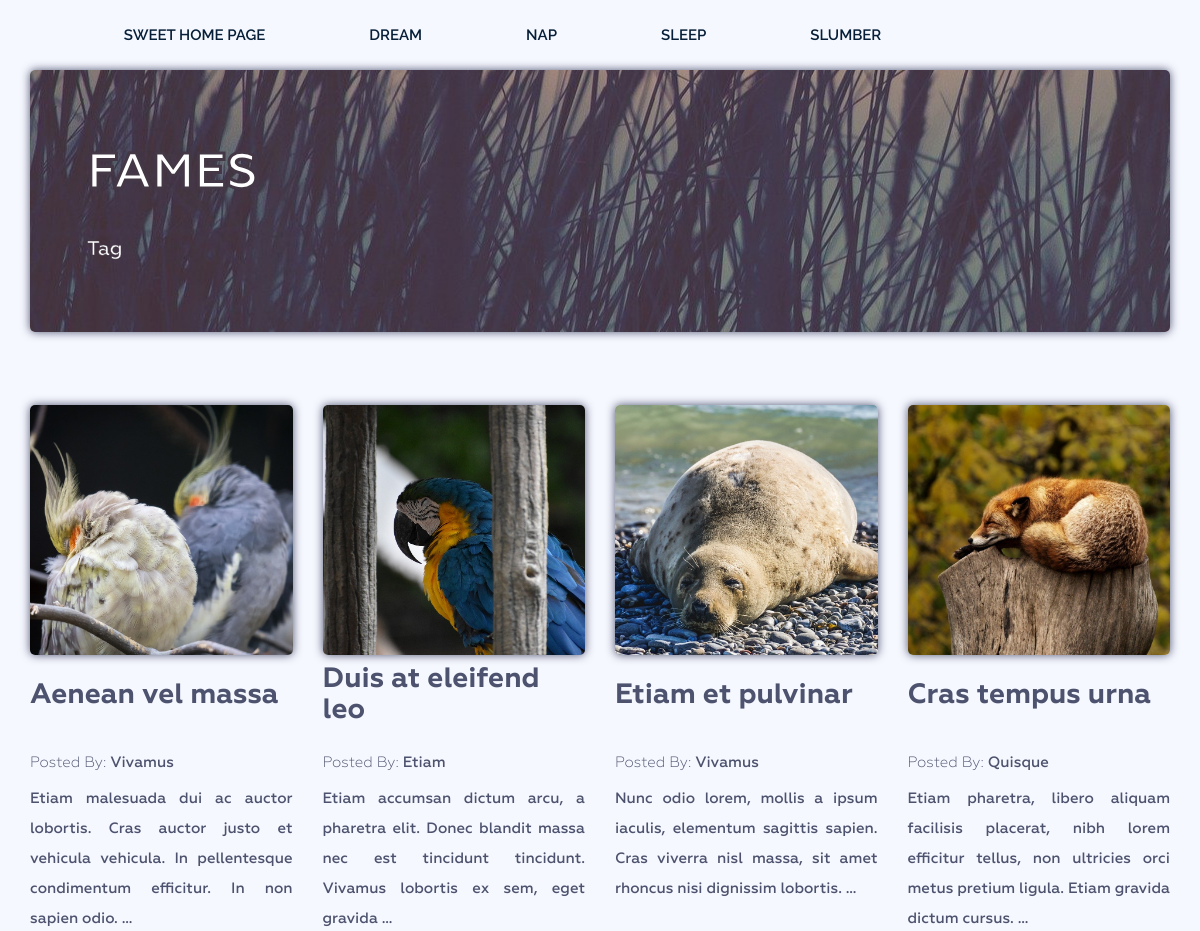
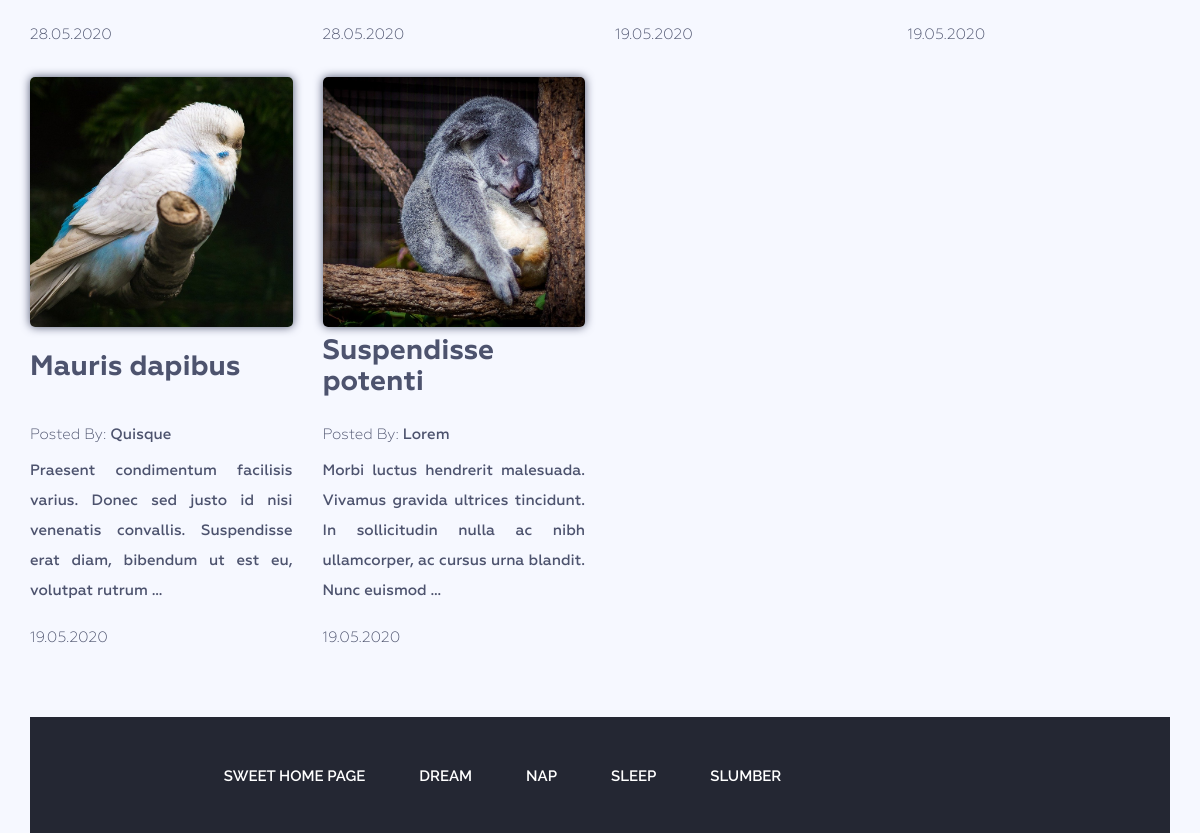
The page /tag/fames/ on the database its author committed (2 pictures, top to bottom).
### blogapp/models.py (models this page shows, shortened)
class Category(models.Model):
    title = models.CharField(max_length=50)
    slug = models.SlugField(max_length=50, unique=True)
    quote = models.CharField(max_length=255)
    def __str__(self):
        return self.title
    def get_absolute_url(self):
        return reverse(viewname='category', kwargs={'slug': self.slug})
    class Meta:
        verbose_name_plural = 'Categories'
        ordering = ['title']

class Tag(models.Model):
    title = models.CharField(max_length=50)
    slug = models.SlugField(max_length=50, unique=True)
    def __str__(self):
        return self.title
    class Meta:
        ordering = ['title']

class Post(models.Model):
    title = models.CharField(max_length=150)
    slug = models.SlugField(max_length=150, unique=True)
    content = models.TextField(blank=True)
    author = models.CharField(max_length=150)
    created_at = models.DateTimeField(auto_now_add=True)
    photo = models.ImageField(upload_to='photos/%Y/%m/%d/', blank=True)
    views = models.IntegerField(default=0)
    category = models.ForeignKey(Category, on_delete=models.PROTECT, related_name='posts')
    tags = models.ManyToManyField(Tag, blank=True, related_name='posts')
    def get_absolute_url(self):
        return reverse(viewname='post', kwargs={'slug': self.slug})
    class Meta:
        ordering = ['-created_at']

### blogapp/views.py (the view)
class TagPage(ListView):
    model = Post
    template_name = 'blogapp/tags_index.html'
    context_object_name = 'posts'
    allow_empty = False
    def get_queryset(self):
        return Post.objects.filter(tags__slug=self.kwargs['slug'])
    def get_context_data(self, *, object_list=None, **kwargs):
        context = super().get_context_data(**kwargs)
        context['title'] = Tag.objects.get(slug=self.kwargs['slug'])
        return context

### blogapp/templatetags/menu_tags.py (called while the page is built)
@register.inclusion_tag('blogapp/menu_tpl.html')
def show_menu(menu_class='menu'):
    categories = Category.objects.all()
    return {'categories': categories, 'menu_class': menu_class, }

### blogapp/templates/blogapp/tags_index.html (shortened to what this page needs)
{% extends 'base.html' %}
{% load static %}
{% load menu_tags %}
{% block content %}
<section class="bg-text-area">
    <div class="container">
        <div class="row">
            <div class="col-md-12">
                <div class="bg-text">
                    <h3>{{ title }}</h3>
                        <p>Tag</p>
                </div>
            </div>
        </div>
    </div>
</section>
    <section class="blog-post-area">
    <div class="container">
        <div class="row">
            <div class="blog-post-area-style">
                    {% for post in posts %}
                    <div class="col-md-3">
                        <div class="single-post">
                                <img alt="" class="float-left mr-3" src="{{ post.photo.url }}">
                            <h3><a href="{{ post.get_absolute_url }}">{{ post.title }}</a></h3>
                            <h4><span>Posted By: <span class="author-name">{{ post.author }}</span></span>
                            </h4>
                            <span>{{ post.content|safe|truncatewords_html:20 }}</span>
                            <h4><span>{{ post.created_at|date:"d.m.Y"}}</span></h4>
                        </div>
                    </div>
                    {% empty %}
                    <h2 align="left">Nothing was found.</h2>
                    {% endfor %}
            </div>
        </div>
    </div>
</section>
{% endblock %}

### blogapp/templates/blogapp/menu_tpl.html
<div class="{{menu_class}}">
    <ul>
        <li><a href="{% url 'home' %}">Sweet Home Page</a></li>
        {% for item in categories %}
            <li><a href="{{ item.get_absolute_url }}">{{ item }}</a></li>
        {% endfor %}
    </ul>
</div>

### dartblogproject/static/style.css (style rules this page uses)
.wrapper header.header .menu { margin: 0; text-align: center; }
.wrapper header.header .menu ul { margin: 0; padding: 0; margin-right: 0px; }
.wrapper header.header .menu ul li { display: inline-block; list-style: outside none none; margin: 0 0px 0 0; }
.wrapper header.header .menu ul li a { color: rgb(6, 30, 55); font-family: "Raleway", sans-serif; font-size: 15px; font-weight: 600; line-height: 70px; padding: 26px 50px; text-decoration: none; text-transform: uppercase; }
.wrapper section.bg-text-area .bg-text { background-image: url(img/top_img.jpg); background-position-y: 80%; padding: 5%; box-shadow: 0 0 10px #4D536E; border-radius: 5px; }
.wrapper section.bg-text-area .bg-text h3 { color: #fff; font-family: Geometria; font-size: 50px; font-weight: 700; text-transform: uppercase; margin: 0; -webkit-text-stroke-width: 3px; -webkit-text-stroke-color: #443846; }
.wrapper section.bg-text-area .bg-text p { color: #fff; font-family: Geometria; font-size: 20px; font-weight: 500; line-height: 33px; margin: 30px 0px 10px; -webkit-text-stroke-width: 0.5px; -webkit-text-stroke-color: #443846; }
section.blog-post-area { margin-top: 50px; }
section.blog-post-area img { width: 100%; height: 250px; object-fit: cover; box-shadow: 0 0 10px #4D536E; border-radius: 5px; }
section.blog-post-area .single-post { padding-right: 0px; padding-top: 5%; margin: 10px 0px 10px; }
section.blog-post-area h4 span { font-family: Geometria; font-weight: 400; font-size: 15px; color: #4D536E; text-decoration: none; }
section.blog-post-area h4 span.author-name { font-weight: 500; }
.blog-post-area .single-post h3 a { font-family: Geometria; font-size: 28px; font-weight: 700; text-decoration: none; color: #4D536E; position: absolute; top: 50%; transform: translateY(-50%); }
.blog-post-area .single-post p { color: #4D536E; font-family: Geometria; font-size: 15px; font-weight: 500; line-height: 30px; padding-top: 0px; position: relative; text-align: justify; }
.blog-post-area .single-post h4 { margin-bottom: 12px; padding-top: 10px; position: relative; }
.blog-post-area .single-post h3 { margin: 5px 0 0px; height: 70px; position: relative; }
.wrapper footer.footer .footer-menu { margin: 0; text-align: center; }
.wrapper footer.footer .footer-menu ul { line-height: 116px; margin: 0; padding: 0; }
.wrapper footer.footer .footer-menu ul li { display: inline; list-style: outside none none; margin: 0; padding: 0px 0px; }
.wrapper footer.footer .footer-menu ul li a { color: #fff; font-family: "Raleway", sans-serif; font-size: 15px; font-weight: 600; line-height: 70px; margin-left: 0px; padding: 25px 25px 25px; text-decoration: none; text-transform: uppercase; }
@media (min-width: 1200px) { .blog-post-area .single-post p { height: 150px; } }

### rows shown on the page
Category: title "DREAM"
Category: title "NAP"
Category: title "SLEEP"
Category: title "SLUMBER"
Tag: title "FAMES"
Post: photo (picture), title "Aenean vel massa", author "Vivamus", content "Etiam malesuada dui ac auctor lobortis. Cras auctor justo et vehicula vehicula. In pellentesque condimentum efficitur. In non sapien odio. …", created_at "28.05.2020"
Post: photo (picture), title "Duis at eleifend leo", author "Etiam", content "Etiam accumsan dictum arcu, a pharetra elit. Donec blandit massa nec est tincidunt tincidunt. Vivamus lobortis ex sem, eget gravida …", created_at "28.05.2020"
Post: photo (picture), title "Etiam et pulvinar", author "Vivamus", content "Nunc odio lorem, mollis a ipsum iaculis, elementum sagittis sapien. Cras viverra nisl massa, sit amet rhoncus nisi dignissim lobortis. …", created_at "19.05.2020"
Post: photo (picture), title "Cras tempus urna", author "Quisque", content "Etiam pharetra, libero aliquam facilisis placerat, nibh lorem efficitur tellus, non ultricies orci metus pretium ligula. Etiam gravida dictum cursus. …", created_at "19.05.2020"
Post: photo (picture), title "Mauris dapibus", author "Quisque", content "Praesent condimentum facilisis varius. Donec sed justo id nisi venenatis convallis. Suspendisse erat diam, bibendum ut est eu, volutpat rutrum …", created_at "19.05.2020"
Post: photo (picture), title "Suspendisse potenti", author "Lorem", content "Morbi luctus hendrerit malesuada. Vivamus gravida ultrices tincidunt. In sollicitudin nulla ac nibh ullamcorper, ac cursus urna blandit. Nunc euismod …", created_at "19.05.2020"
